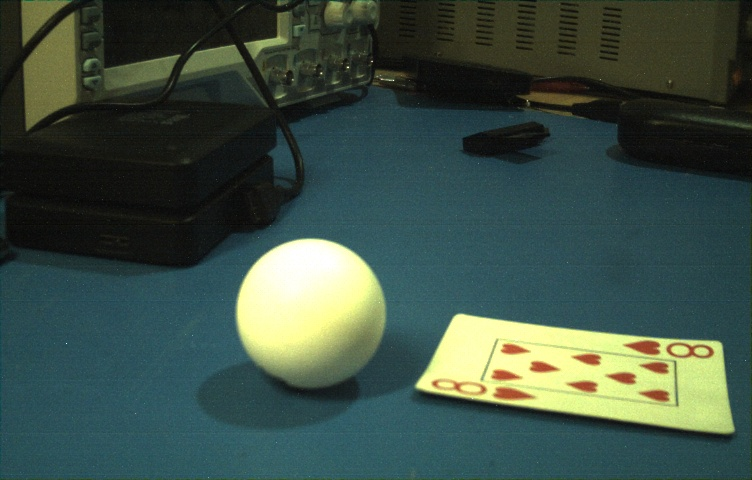
#> input picture testImages/left9.jpg, 752 x 480 px
$ python dai_lab3.py
#> lines starting #> are read from the running program, lines starting #| are printed output that depends on the picture; after the words box and inside, x2 and y2 are one past the last pixel; in counts of white or black regions, pixels touching at a corner belong together

import sys
import numpy as np
import cv2


# C:\Users\steve\Documents\ESD2Project\AprilTagTenniseBallTracker\testImages\left9.jpg
# C:\Users\steve\Documents\ESD2Project\AprilTagTenniseBallTracker\testImages\right9.jpg

imageFilePath = raw_input('Enter Image Path: ')
#> the answer given: ../../../testImages/left9.jpg
image = cv2.imread(imageFilePath,0)
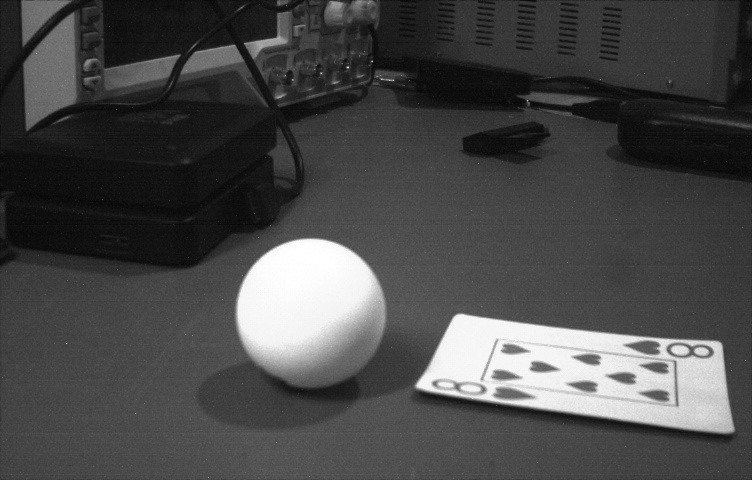
#> image: shape (480, 752); min 4, max 255, mean 73.1
output = cv2.imread(imageFilePath,1)
#> output is the input picture: shape (480, 752, 3); mean B, G, R 69.4, 79.8, 61.4


blurred = cv2.GaussianBlur(image,(11,11),0)

# Finds circles in a grayscale image using the Hough transform
circles = cv2.HoughCircles(blurred, cv2.HOUGH_GRADIENT, 1, 100,param1=100,param2=50,minRadius=0,maxRadius=200)
#> circles = [[310.5, 312.5, 74.1]]


# cv2.HoughCircles function has a lot of parameters, so you can find more about it in documentation

# or you can use cv2.HoughCircles? in jupyter nootebook to get that

# Check to see if there is any detection

if circles is not None:

    # If there are some detections, convert radius and x,y(center) coordinates to integer

    circles = np.round(circles[0, :]).astype("int")
#> circles = [[310, 312, 74]]
    for (x, y, r) in circles:

        # Draw the circle in the output image

        cv2.circle(output, (x, y), r, (0,255,0), 2)

        # Draw a rectangle(center) in the output image

        cv2.rectangle(output, (x - 2, y - 2), (x + 2, y + 2), (0,255,0), -1)

        print(x)

        print(y)

        print(r)
#> this loop made 1 pass
#| 310
#| 312
#| 74
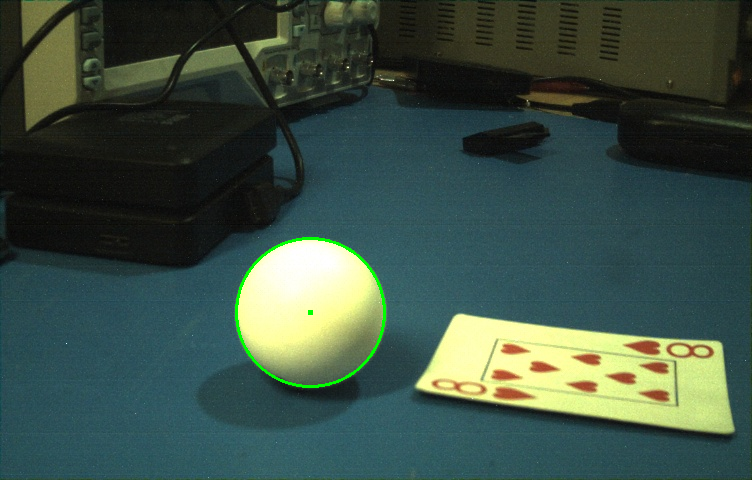
#> output: shape (480, 752, 3); 0.38% of pixels changed, all inside (x1, y1, x2, y2) = (235, 237, 386, 388)

cv2.imshow("circles found",output)

cv2.imwrite("CirclesDetection.jpg",output)

cv2.waitKey()

$ run again, with testImages/left5.jpg copied over testImages/left9.jpg
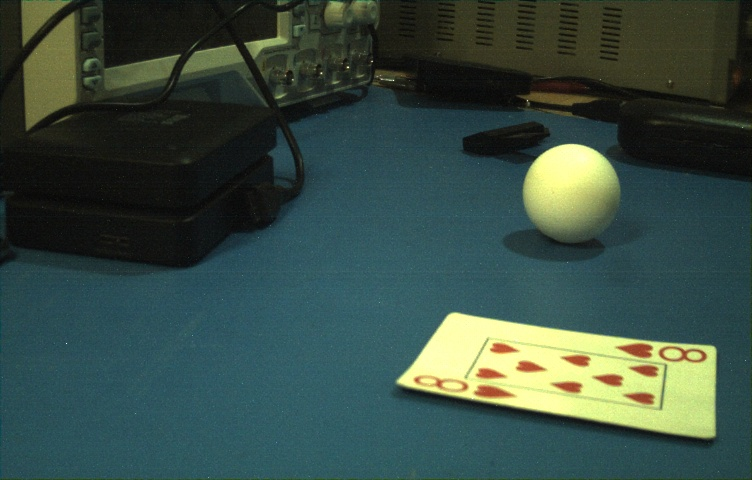
#> input picture testImages/left5.jpg, 752 x 480 px
#> `image = cv2.imread(imageFilePath,0)`:
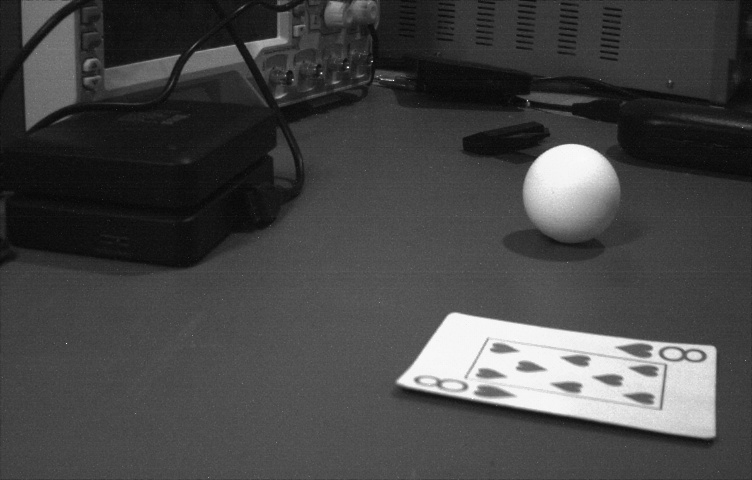
#> image: shape (480, 752); min 4, max 254, mean 69.7
#> output is the input picture: shape (480, 752, 3); mean B, G, R 67.9, 76.7, 56.7
#> `circles = cv2.HoughCircles(blurred, cv2.HOUGH_GRADIENT, 1, 100,param1=..`: circles = [[571.5, 191.5, 48.2]]
#> `circles = np.round(circles[0, :]).astype("int")`: circles = [[572, 192, 48]]
#> the loop `for (x, y, r) in circles:` made 1 pass
#> (printed output is left out)
#> after the loop `for (x, y, r) in circles:`:
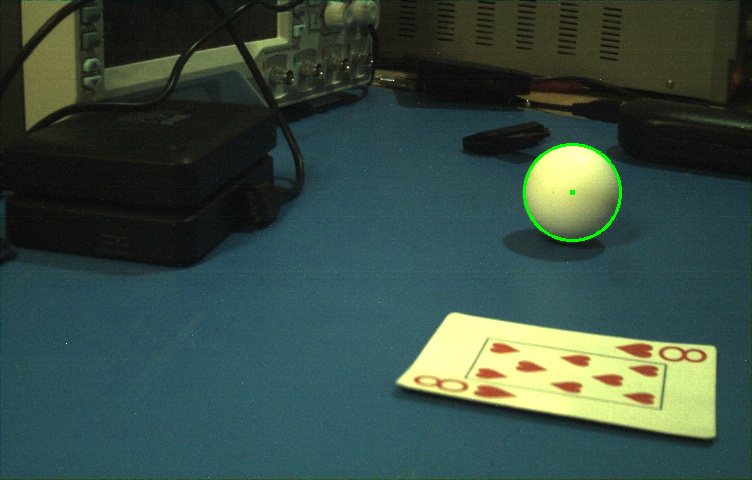
#> output: shape (480, 752, 3); 0.26% of pixels changed, all inside (x1, y1, x2, y2) = (523, 143, 622, 242)

$ run again, with testImages/left7.jpg copied over testImages/left9.jpg
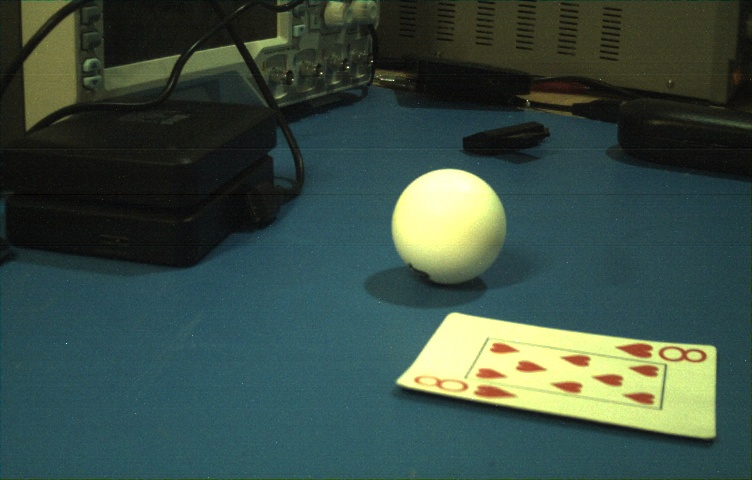
#> input picture testImages/left7.jpg, 752 x 480 px
#> `image = cv2.imread(imageFilePath,0)`:
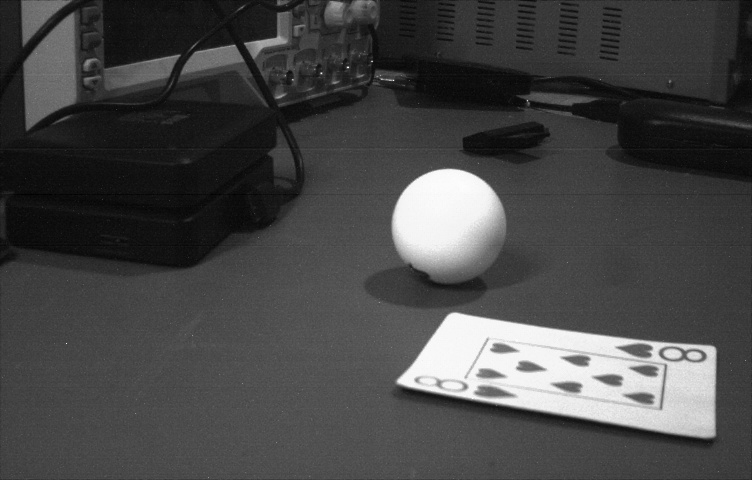
#> image: shape (480, 752); min 0, max 254, mean 70.7
#> output is the input picture: shape (480, 752, 3); mean B, G, R 68.2, 77.5, 58.1
#> `circles = cv2.HoughCircles(blurred, cv2.HOUGH_GRADIENT, 1, 100,param1=..`: circles = [[448.5, 223.5, 55.8]]
#> `circles = np.round(circles[0, :]).astype("int")`: circles = [[448, 224, 56]]
#> the loop `for (x, y, r) in circles:` made 1 pass
#> (printed output is left out)
#> after the loop `for (x, y, r) in circles:`:
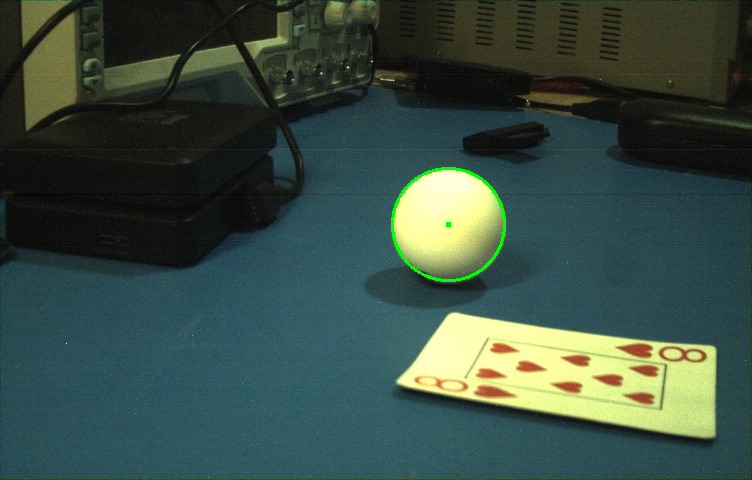
#> output: shape (480, 752, 3); 0.3% of pixels changed, all inside (x1, y1, x2, y2) = (391, 167, 506, 282)
